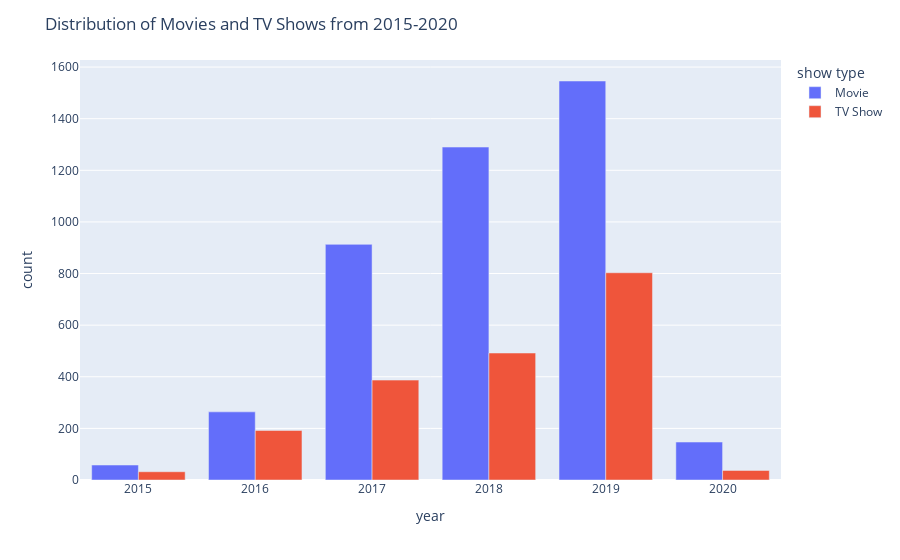

This figure's notebook cell:
### Code cell
fig = pex.bar(year_type_df, x='year', y='count', color ='show type', barmode= 'group')
fig.update_layout(title_text ='Distribution of Movies and TV Shows from 2015-2020')
fig.show()

### Figure 1 — Plotly figure (JSON) as saved in the notebook; plotly's stock layout.template omitted (floating-point values rounded to 4 significant figures)
{"data": [{"alignmentgroup": "True", "hoverlabel": {"namelength": 0}, "hovertemplate": "show type=Movie<br>year=%{x}<br>count=%{y}", "legendgroup": "Movie", "marker": {"color": "#636efa"}, "name": "Movie", "offsetgroup": "Movie", "orientation": "v", "showlegend": true, "textposition": "auto", "type": "bar", "x": [2019, 2018, 2017, 2016, 2020, 2015], "xaxis": "x", "y": [1546, 1290, 913, 264, 147, 58], "yaxis": "y"}, {"alignmentgroup": "True", "hoverlabel": {"namelength": 0}, "hovertemplate": "show type=TV Show<br>year=%{x}<br>count=%{y}", "legendgroup": "TV Show", "marker": {"color": "#EF553B"}, "name": "TV Show", "offsetgroup": "TV Show", "orientation": "v", "showlegend": true, "textposition": "auto", "type": "bar", "x": [2019, 2018, 2017, 2016, 2020, 2015], "xaxis": "x", "y": [803, 492, 387, 192, 37, 32], "yaxis": "y"}], "layout": {"barmode": "group", "legend": {"title": {"text": "show type"}, "tracegroupgap": 0}, "margin": {"t": 60}, "title": {"text": "Distribution of Movies and TV Shows from 2015-2020"}, "xaxis": {"anchor": "y", "domain": [0, 1], "title": {"text": "year"}}, "yaxis": {"anchor": "x", "domain": [0, 1], "title": {"text": "count"}}}}
